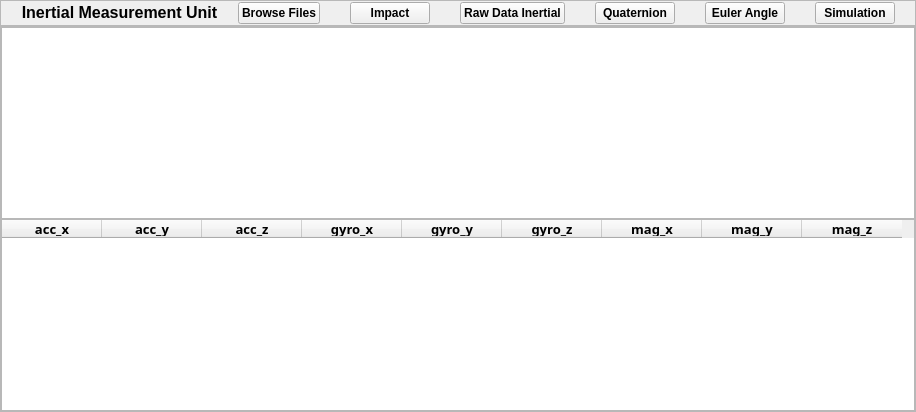
                <widget class="QWidget" name="rawDataIMU">
                 <layout class="QVBoxLayout" name="verticalLayout_30">
                  <property name="spacing">
                   <number>0</number>
                  </property>
                  <property name="leftMargin">
                   <number>0</number>
                  </property>
                  <property name="topMargin">
                   <number>0</number>
                  </property>
                  <property name="rightMargin">
                   <number>0</number>
                  </property>
                  <property name="bottomMargin">
                   <number>0</number>
                  </property>
                  <item>
                   <widget class="QFrame" name="frame_9">
                    <property name="sizePolicy">
                     <sizepolicy hsizetype="Preferred" vsizetype="Minimum">
                      <horstretch>0</horstretch>
                      <verstretch>0</verstretch>
                     </sizepolicy>
                    </property>
                    <property name="maximumSize">
                     <size>
                      <width>16777215</width>
                      <height>40</height>
                     </size>
                    </property>
                    <property name="frameShape">
                     <enum>QFrame::StyledPanel</enum>
                    </property>
                    <property name="frameShadow">
                     <enum>QFrame::Raised</enum>
                    </property>
                    <layout class="QHBoxLayout" name="horizontalLayout_3">
                     <property name="spacing">
                      <number>0</number>
                     </property>
                     <property name="leftMargin">
                      <number>20</number>
                     </property>
                     <property name="topMargin">
                      <number>0</number>
                     </property>
                     <property name="rightMargin">
                      <number>20</number>
                     </property>
                     <property name="bottomMargin">
                      <number>0</number>
                     </property>
                     <item>
                      <widget class="QLabel" name="label_11">
                       <property name="sizePolicy">
                        <sizepolicy hsizetype="Preferred" vsizetype="Fixed">
                         <horstretch>0</horstretch>
                         <verstretch>0</verstretch>
                        </sizepolicy>
                       </property>
                       <property name="font">
                        <font>
                         <pointsize>12</pointsize>
                         <weight>75</weight>
                         <bold>true</bold>
                        </font>
                       </property>
                       <property name="text">
                        <string>Inertial Measurement Unit</string>
                       </property>
                       <property name="alignment">
                        <set>Qt::AlignCenter</set>
                       </property>
                      </widget>
                     </item>
                     <item>
                      <spacer name="horizontalSpacer_2">
                       <property name="orientation">
                        <enum>Qt::Horizontal</enum>
                       </property>
                       <property name="sizeType">
                        <enum>QSizePolicy::Expanding</enum>
                       </property>
                       <property name="sizeHint" stdset="0">
                        <size>
                         <width>20</width>
                         <height>24</height>
                        </size>
                       </property>
                      </spacer>
                     </item>
                     <item>
                      <widget class="QPushButton" name="iLoadFileInertial">
                       <property name="font">
                        <font>
                         <weight>75</weight>
                         <bold>true</bold>
                        </font>
                       </property>
                       <property name="text">
                        <string>Browse Files</string>
                       </property>
                      </widget>
                     </item>
                     <item>
                      <spacer name="horizontalSpacer_31">
                       <property name="orientation">
                        <enum>Qt::Horizontal</enum>
                       </property>
                       <property name="sizeType">
                        <enum>QSizePolicy::Fixed</enum>
                       </property>
                       <property name="sizeHint" stdset="0">
                        <size>
                         <width>30</width>
                         <height>20</height>
                        </size>
                       </property>
                      </spacer>
                     </item>
                     <item>
                      <widget class="QPushButton" name="iImpact">
                       <property name="font">
                        <font>
                         <weight>75</weight>
                         <bold>true</bold>
                        </font>
                       </property>
                       <property name="text">
                        <string>Impact</string>
                       </property>
                      </widget>
                     </item>
                     <item>
                      <spacer name="horizontalSpacer_32">
                       <property name="orientation">
                        <enum>Qt::Horizontal</enum>
                       </property>
                       <property name="sizeType">
                        <enum>QSizePolicy::Fixed</enum>
                       </property>
                       <property name="sizeHint" stdset="0">
                        <size>
                         <width>30</width>
                         <height>20</height>
                        </size>
                       </property>
                      </spacer>
                     </item>
                     <item>
                      <widget class="QPushButton" name="iRawDatabtn">
                       <property name="font">
                        <font>
                         <weight>75</weight>
                         <bold>true</bold>
                        </font>
                       </property>
                       <property name="text">
                        <string>Raw Data Inertial</string>
                       </property>
                      </widget>
                     </item>
                     <item>
                      <spacer name="horizontalSpacer_33">
                       <property name="orientation">
                        <enum>Qt::Horizontal</enum>
                       </property>
                       <property name="sizeType">
                        <enum>QSizePolicy::Fixed</enum>
                       </property>
                       <property name="sizeHint" stdset="0">
                        <size>
                         <width>30</width>
                         <height>20</height>
                        </size>
                       </property>
                      </spacer>
                     </item>
                     <item>
                      <widget class="QPushButton" name="iQuaternionbtn">
                       <property name="font">
                        <font>
                         <weight>75</weight>
                         <bold>true</bold>
                        </font>
                       </property>
                       <property name="text">
                        <string>Quaternion</string>
                       </property>
                      </widget>
                     </item>
                     <item>
                      <spacer name="horizontalSpacer_34">
                       <property name="orientation">
                        <enum>Qt::Horizontal</enum>
                       </property>
                       <property name="sizeType">
                        <enum>QSizePolicy::Fixed</enum>
                       </property>
                       <property name="sizeHint" stdset="0">
                        <size>
                         <width>30</width>
                         <height>20</height>
                        </size>
                       </property>
                      </spacer>
                     </item>
                     <item>
                      <widget class="QPushButton" name="iEulerbtn">
                       <property name="font">
                        <font>
                         <weight>75</weight>
                         <bold>true</bold>
                        </font>
                       </property>
                       <property name="text">
                        <string>Euler Angle</string>
                       </property>
                      </widget>
                     </item>
                     <item>
                      <spacer name="horizontalSpacer_35">
                       <property name="orientation">
                        <enum>Qt::Horizontal</enum>
                       </property>
                       <property name="sizeType">
                        <enum>QSizePolicy::Fixed</enum>
                       </property>
                       <property name="sizeHint" stdset="0">
                        <size>
                         <width>30</width>
                         <height>20</height>
                        </size>
                       </property>
                      </spacer>
                     </item>
                     <item>
                      <widget class="QPushButton" name="iSimulationbtn">
                       <property name="font">
                        <font>
                         <weight>75</weight>
                         <bold>true</bold>
                        </font>
                       </property>
                       <property name="text">
                        <string>Simulation</string>
                       </property>
                      </widget>
                     </item>
                    </layout>
                   </widget>
                  </item>
                  <item>
                   <widget class="QFrame" name="frame_8">
                    <property name="sizePolicy">
                     <sizepolicy hsizetype="Preferred" vsizetype="Expanding">
                      <horstretch>0</horstretch>
                      <verstretch>0</verstretch>
                     </sizepolicy>
                    </property>
                    <property name="minimumSize">
                     <size>
                      <width>0</width>
                      <height>220</height>
                     </size>
                    </property>
                    <property name="frameShape">
                     <enum>QFrame::StyledPanel</enum>
                    </property>
                    <property name="frameShadow">
                     <enum>QFrame::Raised</enum>
                    </property>
                    <layout class="QVBoxLayout" name="verticalLayout_19">
                     <property name="spacing">
                      <number>0</number>
                     </property>
                     <property name="leftMargin">
                      <number>0</number>
                     </property>
                     <property name="topMargin">
                      <number>0</number>
                     </property>
                     <property name="rightMargin">
                      <number>0</number>
                     </property>
                     <property name="bottomMargin">
                      <number>0</number>
                     </property>
                     <item>
                      <widget class="QChartView" name="ImuChart"/>
                     </item>
                     <item>
                      <widget class="QTableWidget" name="inertialTable">
                       <property name="sizePolicy">
                        <sizepolicy hsizetype="Preferred" vsizetype="Minimum">
                         <horstretch>0</horstretch>
                         <verstretch>0</verstretch>
                        </sizepolicy>
                       </property>
                       <property name="minimumSize">
                        <size>
                         <width>0</width>
                         <height>0</height>
                        </size>
                       </property>
                       <property name="maximumSize">
                        <size>
                         <width>16777215</width>
                         <height>300</height>
                        </size>
                       </property>
                       <property name="sizeIncrement">
                        <size>
                         <width>927</width>
                         <height>0</height>
                        </size>
                       </property>
                       <property name="font">
                        <font>
                         <family>Sans Serif Collection</family>
                         <pointsize>10</pointsize>
                         <weight>50</weight>
                         <bold>false</bold>
                        </font>
                       </property>
                       <property name="focusPolicy">
                        <enum>Qt::NoFocus</enum>
                       </property>
                       <property name="inputMethodHints">
                        <set>Qt::ImhDigitsOnly</set>
                       </property>
                       <property name="autoScrollMargin">
                        <number>10</number>
                       </property>
                       <property name="editTriggers">
                        <set>QAbstractItemView::NoEditTriggers</set>
                       </property>
                       <property name="alternatingRowColors">
                        <bool>false</bool>
                       </property>
                       <attribute name="horizontalHeaderDefaultSectionSize">
                        <number>100</number>
                       </attribute>
                       <column>
                        <property name="text">
                         <string>acc_x</string>
                        </property>
                        <property name="font">
                         <font>
                          <weight>75</weight>
                          <bold>true</bold>
                         </font>
                        </property>
                       </column>
                       <column>
                        <property name="text">
                         <string>acc_y</string>
                        </property>
                        <property name="font">
                         <font>
                          <weight>75</weight>
                          <bold>true</bold>
                         </font>
                        </property>
                       </column>
                       <column>
                        <property name="text">
                         <string>acc_z</string>
                        </property>
                        <property name="font">
                         <font>
                          <weight>75</weight>
                          <bold>true</bold>
                         </font>
                        </property>
                       </column>
                       <column>
                        <property name="text">
                         <string>gyro_x</string>
                        </property>
                        <property name="font">
                         <font>
                          <weight>75</weight>
                          <bold>true</bold>
                         </font>
                        </property>
                       </column>
                       <column>
                        <property name="text">
                         <string>gyro_y</string>
                        </property>
                        <property name="font">
                         <font>
                          <weight>75</weight>
                          <bold>true</bold>
                         </font>
                        </property>
                       </column>
                       <column>
                        <property name="text">
                         <string>gyro_z</string>
                        </property>
                        <property name="font">
                         <font>
                          <weight>75</weight>
                          <bold>true</bold>
                         </font>
                        </property>
                       </column>
                       <column>
                        <property name="text">
                         <string>mag_x</string>
                        </property>
                        <property name="font">
                         <font>
                          <weight>75</weight>
                          <bold>true</bold>
                         </font>
                        </property>
                       </column>
                       <column>
                        <property name="text">
                         <string>mag_y</string>
                        </property>
                        <property name="font">
                         <font>
                          <weight>75</weight>
                          <bold>true</bold>
                         </font>
                        </property>
                       </column>
                       <column>
                        <property name="text">
                         <string>mag_z</string>
                        </property>
                        <property name="font">
                         <font>
                          <weight>75</weight>
                          <bold>true</bold>
                         </font>
                        </property>
                       </column>
                      </widget>
                     </item>
                    </layout>
                   </widget>
                  </item>
                 </layout>
                </widget>
